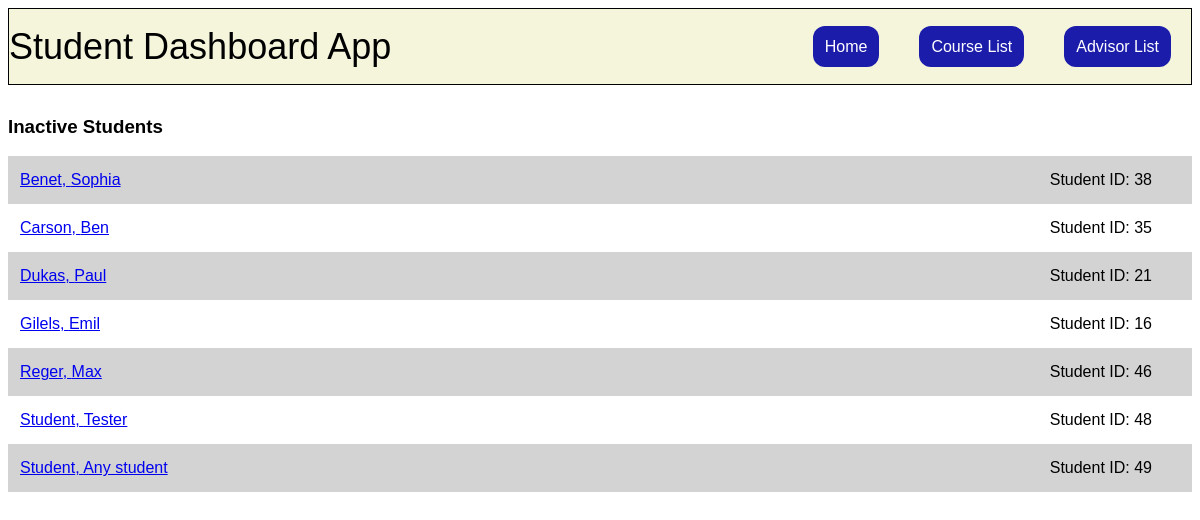
The page /inactive_students on the database its author committed.
### student/models.py (models this page shows, shortened)
class Student(models.Model):
    fname = models.CharField(max_length=30)
    lname = models.CharField(max_length=30)
    active = models.BooleanField(default=True)
    student_advisor = models.ForeignKey(Advisor,
                                        on_delete=models.SET(get_default_advisor),
                                        related_name="advisees",
                                        default=get_default_advisor,
                                        null=False,
                                        blank=False
                                        )
    class Meta:
        ordering = ['lname', 'fname']

### student/views.py (the view)
# urls.py: path("inactive_students", views.inactive_students, name="inactive_students"),
def inactive_students(request):
    students = Student.objects.filter(active=False).order_by("lname")
    return render(request, "student/inactive_students.html", {"students": students})

### student/templates/student/inactive_students.html (shortened to what this page needs)
{% extends "student/layout.html" %}
{% block body %}
<div id="index-container">
    <h3>Inactive Students</h3>
    {% for student in students %}
            <div class="student-index-container">
                <div class="student-vitals-container">
                    <div>
                        <a href="{% url 'student_detail' student.id %}">{{ student.lname }}, {{ student.fname }}</a>
                    </div>
                </div>
                <div class="student-id">
                    Student ID: {{student.id}}
                </div>
            </div>
        {% empty  %}
            <p>No inactive students found.</p>
    {% endfor %}
</div>
{% endblock %}

### student/static/student/styles.css (style rules this page uses)
body { font-family: 'Gill Sans', 'Gill Sans MT', Calibri, 'Trebuchet MS', sans-serif; }
#index-container { display: flex; flex-direction: column; }
.student-index-container { display: flex; }
.student-index-container:nth-child(odd) { background-color: lightgray; }
.student-vitals-container { display: flex; flex-direction: column; height: 48px; justify-content: center; margin-left: 12px; margin-right: auto; }
.student-id { display: flex; margin-right: 40px; align-items: center; }

### rows shown on the page
Student: lname "Benet", fname "Sophia", id "38"
Student: lname "Carson", fname "Ben", id "35"
Student: lname "Dukas", fname "Paul", id "21"
Student: lname "Gilels", fname "Emil", id "16"
Student: lname "Reger", fname "Max", id "46"
Student: lname "Student", fname "Tester", id "48"
Student: lname "Student", fname "Any student", id "49"
